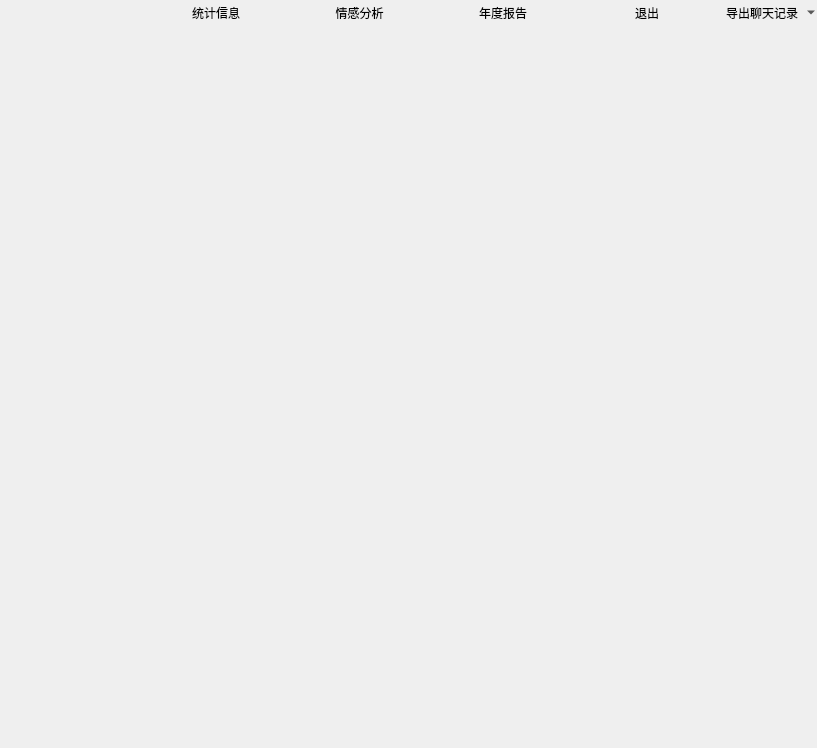
<?xml version="1.0" encoding="UTF-8"?>
<ui version="4.0">
    <class>Form</class>
    <widget class="QWidget" name="Form">
        <property name="geometry">
            <rect>
                <x>0</x>
                <y>0</y>
                <width>817</width>
                <height>748</height>
            </rect>
        </property>
        <property name="windowTitle">
            <string>Form</string>
        </property>
        <layout class="QHBoxLayout" name="horizontalLayout">
            <property name="spacing">
                <number>0</number>
            </property>
            <property name="leftMargin">
                <number>0</number>
            </property>
            <property name="topMargin">
                <number>0</number>
            </property>
            <property name="rightMargin">
                <number>0</number>
            </property>
            <property name="bottomMargin">
                <number>0</number>
            </property>
            <item>
                <widget class="QFrame" name="frame">
                    <property name="frameShape">
                        <enum>QFrame::NoFrame</enum>
                    </property>
                    <property name="frameShadow">
                        <enum>QFrame::Raised</enum>
                    </property>
                    <layout class="QVBoxLayout" name="verticalLayout">
                        <property name="spacing">
                            <number>0</number>
                        </property>
                        <property name="leftMargin">
                            <number>0</number>
                        </property>
                        <property name="topMargin">
                            <number>0</number>
                        </property>
                        <property name="rightMargin">
                            <number>0</number>
                        </property>
                        <property name="bottomMargin">
                            <number>0</number>
                        </property>
                        <item>
                            <layout class="QHBoxLayout" name="horizontalLayout_3">
                                <property name="spacing">
                                    <number>0</number>
                                </property>
                                <item>
                                    <widget class="QLabel" name="label_remark">
                                        <property name="maximumSize">
                                            <size>
                                                <width>16777215</width>
                                                <height>100</height>
                                            </size>
                                        </property>
                                        <property name="font">
                                            <font>
                                                <pointsize>12</pointsize>
                                            </font>
                                        </property>
                                        <property name="text">
                                            <string/>
                                        </property>
                                    </widget>
                                </item>
                                <item>
                                    <widget class="QPushButton" name="btn_analysis">
                                        <property name="styleSheet">
                                            <string notr="true"/>
                                        </property>
                                        <property name="text">
                                            <string>统计信息</string>
                                        </property>
                                        <property name="flat">
                                            <bool>true</bool>
                                        </property>
                                    </widget>
                                </item>
                                <item>
                                    <widget class="QPushButton" name="btn_emotion">
                                        <property name="text">
                                            <string>情感分析</string>
                                        </property>
                                        <property name="flat">
                                            <bool>true</bool>
                                        </property>
                                    </widget>
                                </item>
                                <item>
                                    <widget class="QPushButton" name="btn_report">
                                        <property name="text">
                                            <string>年度报告</string>
                                        </property>
                                        <property name="flat">
                                            <bool>true</bool>
                                        </property>
                                    </widget>
                                </item>
                                <item>
                                    <widget class="QPushButton" name="btn_back">
                                        <property name="text">
                                            <string>退出</string>
                                        </property>
                                        <property name="flat">
                                            <bool>true</bool>
                                        </property>
                                    </widget>
                                </item>
                                <item>
                                    <widget class="QToolButton" name="toolButton_output">
                                        <property name="text">
                                            <string>导出聊天记录</string>
                                        </property>
                                        <property name="icon">
                                            <iconset>
                                                <normaloff>../../data/icons/output.svg</normaloff>
                                                ../../data/icons/output.svg
                                            </iconset>
                                        </property>
                                        <property name="checkable">
                                            <bool>false</bool>
                                        </property>
                                        <property name="popupMode">
                                            <enum>QToolButton::MenuButtonPopup</enum>
                                        </property>
                                        <property name="toolButtonStyle">
                                            <enum>Qt::ToolButtonTextBesideIcon</enum>
                                        </property>
                                        <property name="autoRaise">
                                            <bool>true</bool>
                                        </property>
                                        <property name="arrowType">
                                            <enum>Qt::NoArrow</enum>
                                        </property>
                                    </widget>
                                </item>
                            </layout>
                        </item>
                        <item>
                            <widget class="QStackedWidget" name="stackedWidget">
                                <property name="currentIndex">
                                    <number>1</number>
                                </property>
                                <widget class="QWidget" name="page_3"/>
                                <widget class="QWidget" name="page_4"/>
                            </widget>
                        </item>
                    </layout>
                </widget>
            </item>
        </layout>
    </widget>
    <resources/>
    <connections/>
</ui>
